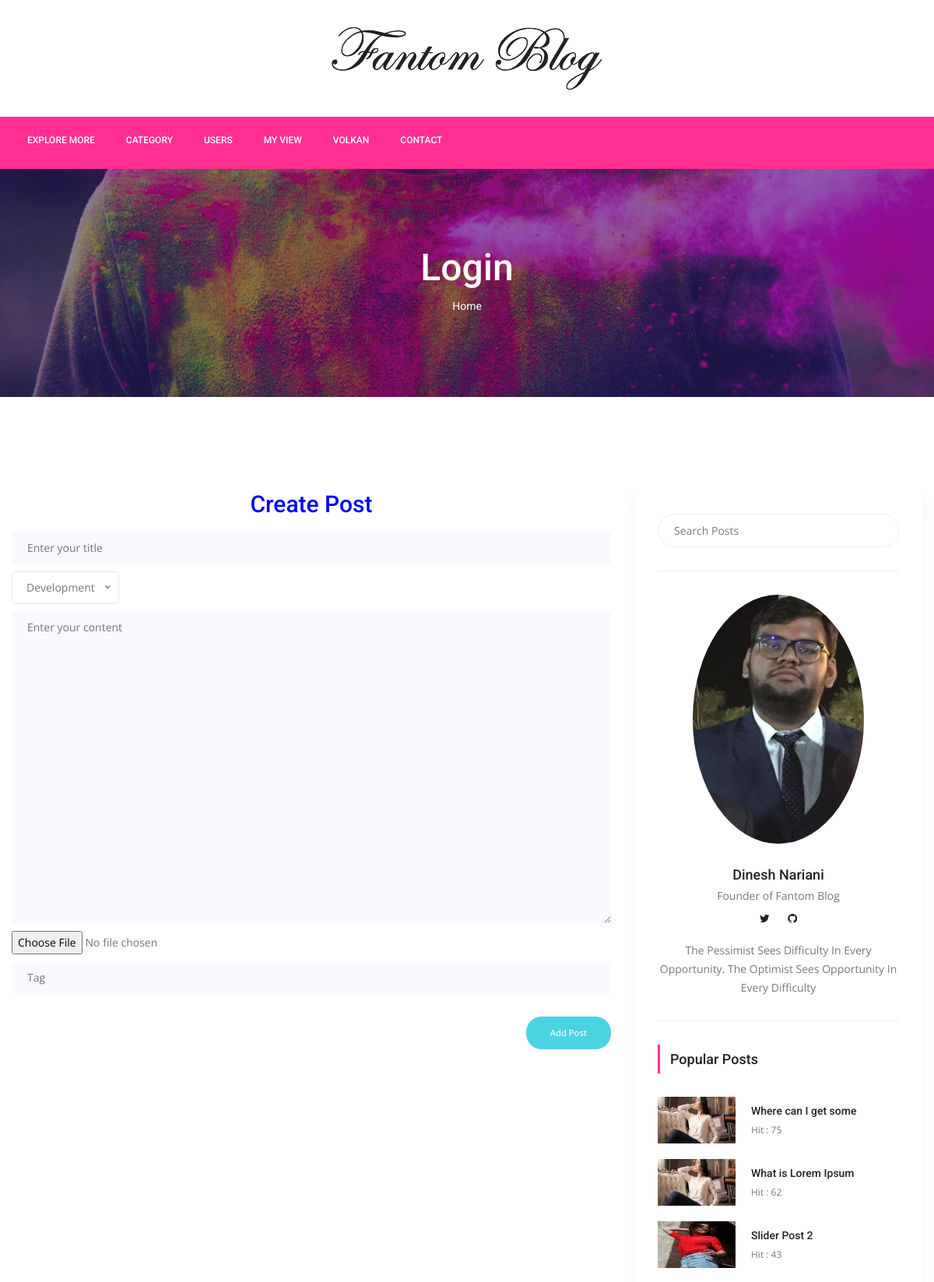
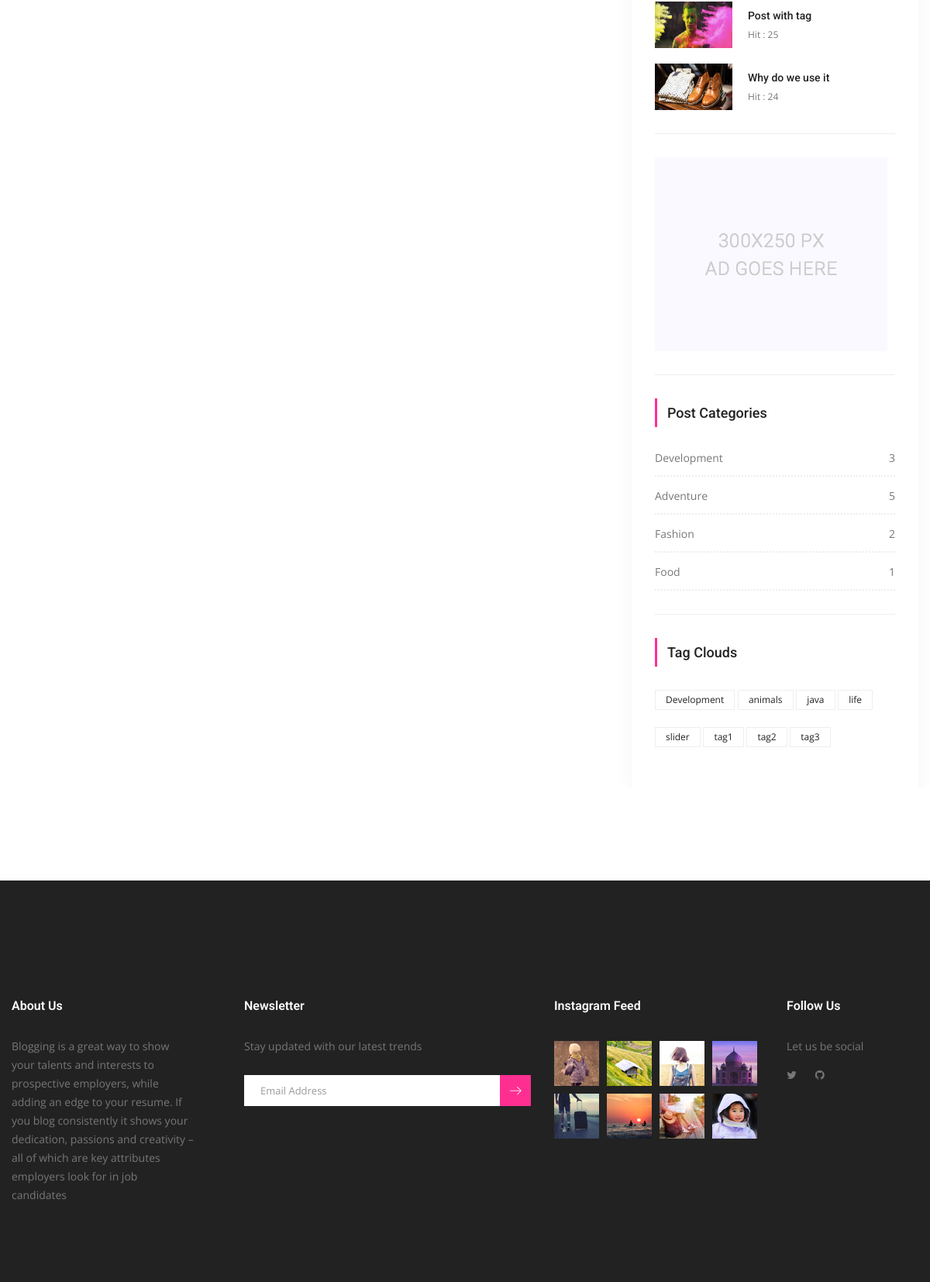
The app's page /post-create (signed in) with its own data (2 pictures, top to bottom).
### posts/models.py (models this page shows, shortened)
class Post(models.Model):
    title = models.CharField(max_length=150)
    content = models.TextField()
    publishing_date = models.DateTimeField(auto_now_add=True)
    image = models.ImageField(blank=True, null=True, upload_to='uploads/')
    user = models.ForeignKey(settings.AUTH_USER_MODEL, on_delete=models.CASCADE)
    slug = models.SlugField(default="slug", editable=False)
    category = models.ForeignKey(Category, on_delete=models.CASCADE, default=1, related_name="posts")
    tag = models.ManyToManyField(Tag, related_name="posts", blank=True)
    slider_post = models.BooleanField(default=False)
    hit = models.PositiveIntegerField(default=0)

class Category(models.Model):
    title = models.CharField(max_length=150)
    slug = models.SlugField(editable=False)
    def __str__(self):
        return self.title
    def post_count(self):
        return self.posts.all().count()

class Tag(models.Model):
    title = models.CharField(max_length=50)
    slug = models.SlugField(editable=False)
    def __str__(self):
        return self.title

### posts/views.py (the view, shortened to what this page needs)
# urls.py: path('post-create', CreatePostView.as_view(), name="create_post"),
@method_decorator(login_required(login_url='users/login'), name="dispatch")
class CreatePostView(CreateView):
    template_name = 'posts/create-post.html'
    form_class = PostCreationForm
    model = Post

### posts/forms.py
class PostCreationForm(forms.ModelForm):
    class Meta:
        model = Post
        widgets = {
            'title': forms.TextInput(attrs={'class': 'single-input', 'placeholder': 'Enter your title'}),
            'content': forms.Textarea(attrs={'class': 'single-input', 'placeholder': 'Enter your content'}),
        }
        fields = [
            'title',
            'category',
            'content',
            'image',
        ]

### posts/templatetags/custom_tags.py (called while the page is built)
@register.simple_tag(name="categories")
def all_categories():
    return Category.objects.all()

@register.simple_tag(name="tags")
def all_tags():
    return Tag.objects.all()

@register.simple_tag(name="hit_posts")
def hit_posts():
    return Post.objects.order_by('-hit')[:5]

### templates/posts/create-post.html (shortened to what this page needs)
{% extends 'base.html' %}
{% load static %}
{% block content %}
        <section class="banner_area">
            <div class="banner_inner d-flex align-items-center">
            	<div class="overlay bg-parallax" data-stellar-ratio="0.9" data-stellar-vertical-offset="0" data-background=""></div>
				<div class="container">
					<div class="banner_content text-center">
						<h2>Login</h2>
						<div class="page_link">
							<a href="{% url 'posts:index' %}">Home</a>
						</div>
					</div>
				</div>
            </div>
        </section>
        <section class="blog_area p_120">
            <div class="container">
                <div class="row">
                    <div class="col-lg-8">
                        <h2 style="text-align:center;color:blue">Create Post</h2>
                        <div class="blog_left_sidebar">
                            <form method="post" enctype="multipart/form-data">
                                {% for field in form %}
                                <div class="mt-10">
                                    {{ field }}
									</div>
                                {% endfor %}
                                <div class="mt-10">
										<input type="text" name="tag" placeholder="Tag" onfocus="this.placeholder = ''" onblur="this.placeholder = 'Tag'" required="" class="single-input">
									</div>
                                <input type="submit" class="genric-btn success circle" style="float:right;margin-top:30px" value="Add Post">
                            </form>
                        </div>
                    </div>
                    {% include 'right_side.html' %}
                </div>
            </div>
        </section>
       {% endblock %}

### templates/base.html (shortened to what this page needs)
{% load static %}
{% load custom_tags %}
<!doctype html>
<html lang="en">
    <head>
        <link rel="stylesheet" href="{% static 'css/bootstrap.css' %}">
        <link rel="stylesheet" href="{% static 'vendors/linericon/style.css' %}">
        <link rel="stylesheet" href="{% static 'css/font-awesome.min.css' %}">
        <link rel="stylesheet" href="{% static 'vendors/owl-carousel/owl.carousel.min.css' %}">
        <link rel="stylesheet" href="{% static 'vendors/lightbox/simpleLightbox.css' %}'">
        <link rel="stylesheet" href="{% static 'vendors/nice-select/css/nice-select.css' %}">
        <link rel="stylesheet" href="{% static 'vendors/animate-css/animate.css' %}">
        <link rel="stylesheet" href="{% static 'vendors/jquery-ui/jquery-ui.css' %}">
        <link rel="stylesheet" href="{% static 'css/style.css' %}">
        <link rel="stylesheet" href="{% static 'css/responsive.css' %}">
    </head>
    <body>
        <header class="header_area">
            <div class="logo_part">
            	<div class="container">
            		<a class="logo" href="{% url 'posts:index' %}"><img src="{% static 'img/logo.png' %}" alt=""></a>
            	</div>
            </div>
			<div class="main_menu">
				<nav class="navbar navbar-expand-lg navbar-light">
					<div class="container">
						<div class="collapse navbar-collapse offset" id="navbarSupportedContent">
							<ul class="nav navbar-nav menu_nav">
                                {% if user.is_authenticated  %}
								<li class="nav-item"><a class="nav-link" href="{% url 'posts:index' %}">Explore More</a></li>
                                {% else %}
                                <li class="nav-item"><a class="nav-link" href="{% url 'posts:index' %}">Home</a></li>
                                {% endif %}
								<li class="nav-item submenu dropdown">
									<a href="#" class="nav-link dropdown-toggle" data-toggle="dropdown" role="button" aria-haspopup="true" aria-expanded="false">Category</a>
                                    {% categories as categories %}
								</li>
                                 <li class="nav-item"><a class="nav-link" href="{% url 'users:user_list' %}">Users</a></li>
								{% if user.is_authenticated %}
                                <li class="nav-item"><a class="nav-link" href="{% url 'posts:myview' %}">My View</a></li>
                                <li class="nav-item submenu dropdown">
									<a href="#" class="nav-link dropdown-toggle" data-toggle="dropdown" role="button" aria-haspopup="true" aria-expanded="false">{{ user.username }}</a>
								</li>
                                {% else %}
								<li class="nav-item"><a class="nav-link" href="{% url 'users:register' %}">Register</a></li>
								<li class="nav-item"><a class="nav-link" href="{% url 'users:login' %}">Login</a></li>
                                {% endif %}
                                <li class="nav-item"><a class="nav-link" href="{% url 'contact:contact' %}">Contact</a></li>
							</ul>
						</div>
					</div>
				</nav>
			</div>
        </header>
    {% block content %}
    {% endblock %}
        <footer class="footer-area">
            <div class="container">
                <div class="row">
                    <div class="col-lg-3  col-md-6 col-sm-6">
                        <div class="single-footer-widget">
                            <h6 class="footer_title">About Us</h6>
                            <p>Blogging is a great way to show your talents and interests to prospective employers, while adding an edge to your resume. If you blog consistently it shows your dedication, passions and creativity – all of which are key attributes employers look for in job candidates</p>
                        </div>
                    </div>
                    <div class="col-lg-4 col-md-6 col-sm-6">
                        <div class="single-footer-widget">
                            <h6 class="footer_title">Newsletter</h6>
                            <p>Stay updated with our latest trends</p>
                            <div id="mc_embed_signup">
                                <form target="_blank" action="https://spondonit.us12.list-manage.com/subscribe/post?u=1462626880ade1ac87bd9c93a&amp;id=92a4423d01" method="get" class="subscribe_form relative">
                                    <div class="input-group d-flex flex-row">
                                        <input name="EMAIL" placeholder="Email Address" onfocus="this.placeholder = ''" onblur="this.placeholder = 'Email Address '" required="" type="email">
                                        <button class="btn sub-btn"><span class="lnr lnr-arrow-right"></span></button>
                                    </div>
                                </form>
                            </div>
                        </div>
                    </div>
                    <div class="col-lg-3 col-md-6 col-sm-6">
                        <div class="single-footer-widget instafeed">
                            <h6 class="footer_title">Instagram Feed</h6>
                            <ul class="list instafeed d-flex flex-wrap">
                                <li><img src="{% static 'img/instagram/Image-01.jpg' %}" alt=""></li>
                                <li><img src="{% static 'img/instagram/Image-02.jpg' %}" alt=""></li>
                                <li><img src="{% static 'img/instagram/Image-03.jpg' %}" alt=""></li>
                                <li><img src="{% static 'img/instagram/Image-04.jpg' %}" alt=""></li>
                                <li><img src="{% static 'img/instagram/Image-05.jpg' %}" alt=""></li>
                                <li><img src="{% static 'img/instagram/Image-06.jpg' %}" alt=""></li>
                                <li><img src="{% static 'img/instagram/Image-07.jpg' %}" alt=""></li>
                                <li><img src="{% static 'img/instagram/Image-08.jpg' %}" alt=""></li>
                            </ul>
                        </div>
                    </div>
                    <div class="col-lg-2 col-md-6 col-sm-6">
                        <div class="single-footer-widget f_social_wd">
                            <h6 class="footer_title">Follow Us</h6>
                            <p>Let us be social</p>
                            <div class="f_social">
                                <a href="https://twitter.com/DineshNariani"><i class="fa fa-twitter"></i></a>
                                <a href="https://github.com/dineshssdn-867"><i class="fa fa-github"></i></a>
                            </div>
                        </div>
                    </div>
                </div>
            </div>
        </footer>
    </body>
</html>

### templates/right_side.html (shortened to what this page needs)
{% load static %}
{% load custom_tags %}
<div class="col-lg-4">
                        <div class="blog_right_sidebar">
                            <aside class="single_sidebar_widget search_widget">
                                <form action="{% url 'posts:search' %}" method="get">
                                <div class="input-group">
                                    <input type="text" class="form-control" placeholder="Search Posts" name="q">
                                </div></form>
                                <div class="br"></div>
                            </aside>
                            <aside class="single_sidebar_widget author_widget">
                                <img class="author_img rounded-circle" width="220" height="320" src="{% static 'img/WhatsApp Image 2021-04-02 at 3.04.59 PM.jpeg' %}" alt="">
                                <h4>Dinesh Nariani</h4>
                                <p>Founder of Fantom Blog</p>
                                <div class="social_icon">
                                    <a href="https://twitter.com/DineshNariani"><i class="fa fa-twitter"></i></a>
                                    <a href="https://github.com/dineshssdn-867"><i class="fa fa-github"></i></a>
                                </div>
                                <p>The Pessimist Sees Difficulty In Every Opportunity. The Optimist Sees Opportunity In Every Difficulty</p>
                                <div class="br"></div>
                            </aside>
                            <aside class="single_sidebar_widget popular_post_widget">
                                <h3 class="widget_title">Popular Posts</h3>
                                {% hit_posts as posts %}
                                {% for post in posts %}
                                <div class="media post_item">
                                    <img src="{{ post.image.url }}" alt="post" style="width:100px;height:60px">
                                    <div class="media-body">
                                        <a href="{% url 'posts:detail' post.pk post.slug %}"><h3>{{ post.title }}</h3></a>
                                        <p>Hit : {{ post.hit }}</p>
                                    </div>
                                </div>
                                {% endfor %}
                                <div class="br"></div>
                            </aside>
                            <aside class="single_sidebar_widget">
                                <a href="#"><img class="img-fluid" src="{% static 'img/blog/add.jpg' %}" alt=""></a>
                                <div class="br"></div>
                            </aside>
                            <aside class="single_sidebar_widget post_category_widget">
                                <h4 class="widget_title">Post Categories</h4>
                                <ul class="list cat-list">
                                    {% categories as categories %}
                                    {% for category in categories %}
                                    <li>
                                        <a href="{% url 'posts:category_detail' pk=category.id slug=category.slug %}" class="d-flex justify-content-between">
                                            <p>{{ category.title }}</p>
                                            <p>{{ category.post_count }}</p>
                                        </a>
                                    </li>
                                    {% endfor %}
                                </ul>
                                <div class="br"></div>
                            </aside>
                            <aside class="single-sidebar-widget tag_cloud_widget">
                                <h4 class="widget_title">Tag Clouds</h4>
                                <ul class="list">
                                    {% tags as labels %}
                                    {% for label in labels %}
                                    <li><a href="{% url 'posts:tag_detail' label.slug %}">{{ label }}</a></li>
                                    {% endfor %}
                                </ul>
                            </aside>
                        </div>
                    </div>

### records on screen
Post: image (picture), title "Where can I get some", hit "75"
Post: image (picture), title "What is Lorem Ipsum", hit "62"
Post: image (picture), title "Slider Post 2", hit "43"
Post: image (picture), title "Post with tag", hit "25"
Post: image (picture), title "Why do we use it", hit "24"
Category: title "Development", post_count "3"
Category: title "Adventure", post_count "5"
Category: title "Fashion", post_count "2"
Category: title "Food", post_count "1"
Tag: title "Development"
Tag: title "animals"
Tag: title "java"
Tag: title "life"
Tag: title "slider"
Tag: title "tag1"
Tag: title "tag2"
Tag: title "tag3"

### other values on screen
{{ user.username }} "VOLKAN"
